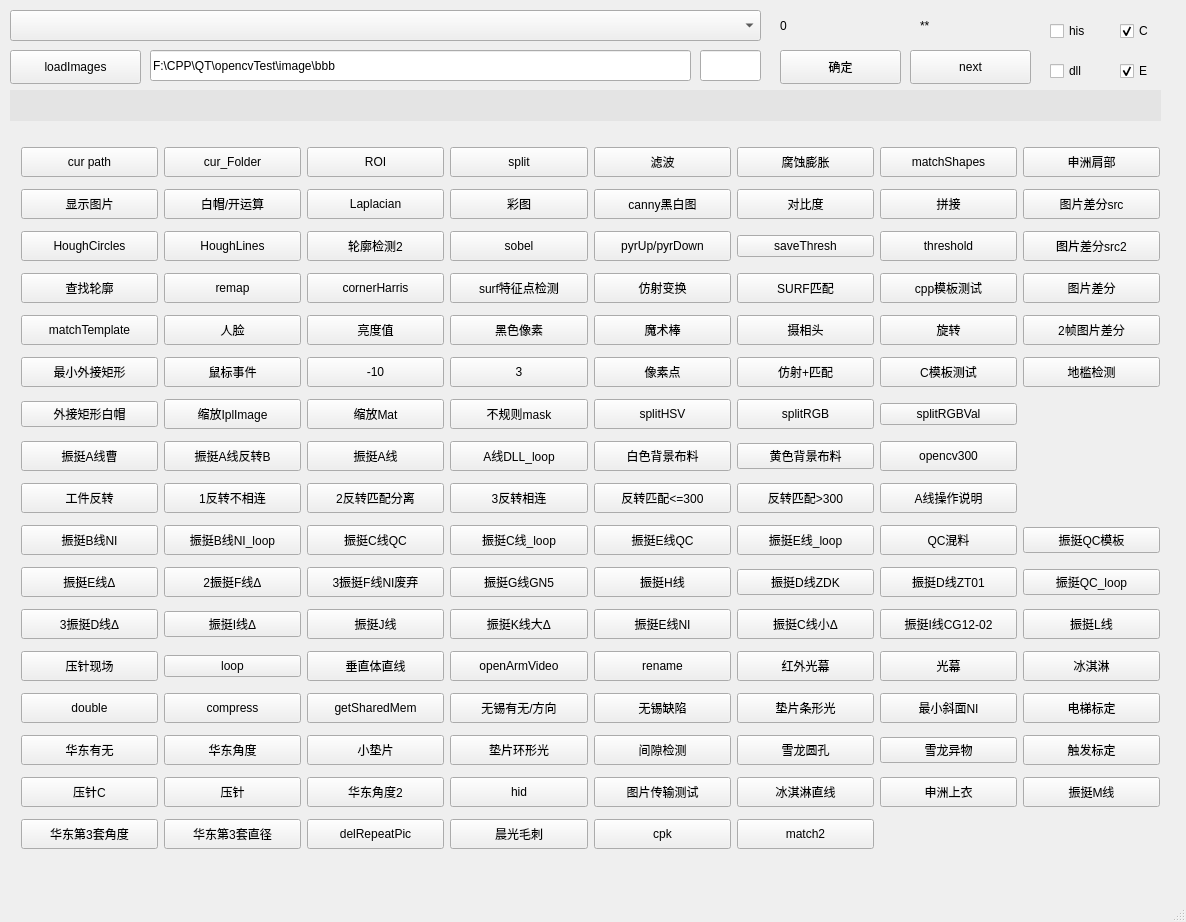
<?xml version="1.0" encoding="UTF-8"?>
<ui version="4.0">
 <class>MainWindow</class>
 <widget class="QMainWindow" name="MainWindow">
  <property name="geometry">
   <rect>
    <x>0</x>
    <y>0</y>
    <width>1186</width>
    <height>922</height>
   </rect>
  </property>
  <property name="minimumSize">
   <size>
    <width>0</width>
    <height>30</height>
   </size>
  </property>
  <property name="windowTitle">
   <string>MainWindow</string>
  </property>
  <widget class="QWidget" name="centralWidget">
   <widget class="QComboBox" name="comboBox">
    <property name="geometry">
     <rect>
      <x>10</x>
      <y>10</y>
      <width>751</width>
      <height>31</height>
     </rect>
    </property>
    <property name="minimumSize">
     <size>
      <width>0</width>
      <height>0</height>
     </size>
    </property>
   </widget>
   <widget class="QLineEdit" name="lineEdit">
    <property name="geometry">
     <rect>
      <x>150</x>
      <y>50</y>
      <width>541</width>
      <height>31</height>
     </rect>
    </property>
    <property name="text">
     <string>F:\CPP\QT\opencvTest\image\bbb</string>
    </property>
   </widget>
   <widget class="QPushButton" name="pushButton_15">
    <property name="geometry">
     <rect>
      <x>780</x>
      <y>50</y>
      <width>121</width>
      <height>34</height>
     </rect>
    </property>
    <property name="text">
     <string>确定</string>
    </property>
   </widget>
   <widget class="QWidget" name="layoutWidget">
    <property name="geometry">
     <rect>
      <x>10</x>
      <y>130</y>
      <width>1161</width>
      <height>751</height>
     </rect>
    </property>
    <property name="minimumSize">
     <size>
      <width>120</width>
      <height>30</height>
     </size>
    </property>
    <layout class="QGridLayout" name="gridLayout">
     <item row="14" column="2">
      <widget class="QPushButton" name="pushButton_93">
       <property name="minimumSize">
        <size>
         <width>0</width>
         <height>30</height>
        </size>
       </property>
       <property name="text">
        <string>3振挺F线NI废弃</string>
       </property>
      </widget>
     </item>
     <item row="11" column="2">
      <widget class="QPushButton" name="pushButton_82">
       <property name="minimumSize">
        <size>
         <width>0</width>
         <height>30</height>
        </size>
       </property>
       <property name="text">
        <string>2反转匹配分离</string>
       </property>
      </widget>
     </item>
     <item row="21" column="2">
      <widget class="QPushButton" name="pushButton_100">
       <property name="minimumSize">
        <size>
         <width>0</width>
         <height>30</height>
        </size>
       </property>
       <property name="text">
        <string>delRepeatPic</string>
       </property>
      </widget>
     </item>
     <item row="14" column="3">
      <widget class="QPushButton" name="pushButton_92">
       <property name="minimumSize">
        <size>
         <width>0</width>
         <height>30</height>
        </size>
       </property>
       <property name="text">
        <string>振挺G线GN5</string>
       </property>
      </widget>
     </item>
     <item row="21" column="5">
      <widget class="QPushButton" name="pushButton_94">
       <property name="minimumSize">
        <size>
         <width>0</width>
         <height>30</height>
        </size>
       </property>
       <property name="text">
        <string>match2</string>
       </property>
      </widget>
     </item>
     <item row="1" column="4">
      <widget class="QPushButton" name="pushButton_11">
       <property name="minimumSize">
        <size>
         <width>120</width>
         <height>30</height>
        </size>
       </property>
       <property name="text">
        <string>canny黑白图</string>
       </property>
      </widget>
     </item>
     <item row="11" column="6">
      <widget class="QPushButton" name="pushButton_86">
       <property name="minimumSize">
        <size>
         <width>0</width>
         <height>30</height>
        </size>
       </property>
       <property name="text">
        <string>A线操作说明</string>
       </property>
      </widget>
     </item>
     <item row="0" column="0">
      <widget class="QPushButton" name="pushButton_79">
       <property name="minimumSize">
        <size>
         <width>0</width>
         <height>30</height>
        </size>
       </property>
       <property name="text">
        <string>cur path</string>
       </property>
      </widget>
     </item>
     <item row="0" column="5">
      <widget class="QPushButton" name="pushButton_8">
       <property name="minimumSize">
        <size>
         <width>120</width>
         <height>30</height>
        </size>
       </property>
       <property name="text">
        <string>腐蚀膨胀</string>
       </property>
      </widget>
     </item>
     <item row="10" column="1">
      <widget class="QPushButton" name="pushButton_116">
       <property name="minimumSize">
        <size>
         <width>0</width>
         <height>30</height>
        </size>
       </property>
       <property name="text">
        <string>振挺A线反转B</string>
       </property>
      </widget>
     </item>
     <item row="4" column="4">
      <widget class="QPushButton" name="pushButton_24">
       <property name="minimumSize">
        <size>
         <width>0</width>
         <height>30</height>
        </size>
       </property>
       <property name="text">
        <string>仿射变换</string>
       </property>
      </widget>
     </item>
     <item row="10" column="0">
      <widget class="QPushButton" name="pushButton_31">
       <property name="minimumSize">
        <size>
         <width>0</width>
         <height>30</height>
        </size>
       </property>
       <property name="text">
        <string>振挺A线曹</string>
       </property>
      </widget>
     </item>
     <item row="6" column="2">
      <widget class="QPushButton" name="pushButton_28">
       <property name="minimumSize">
        <size>
         <width>0</width>
         <height>30</height>
        </size>
       </property>
       <property name="text">
        <string>亮度值</string>
       </property>
      </widget>
     </item>
     <item row="1" column="2">
      <widget class="QPushButton" name="pushButton_14">
       <property name="minimumSize">
        <size>
         <width>120</width>
         <height>30</height>
        </size>
       </property>
       <property name="text">
        <string>Laplacian</string>
       </property>
      </widget>
     </item>
     <item row="19" column="1">
      <widget class="QPushButton" name="pushButton_56">
       <property name="minimumSize">
        <size>
         <width>0</width>
         <height>30</height>
        </size>
       </property>
       <property name="text">
        <string>华东角度</string>
       </property>
      </widget>
     </item>
     <item row="17" column="0">
      <widget class="QPushButton" name="pushButton_45">
       <property name="minimumSize">
        <size>
         <width>0</width>
         <height>30</height>
        </size>
       </property>
       <property name="text">
        <string>压针现场</string>
       </property>
      </widget>
     </item>
     <item row="8" column="4">
      <widget class="QPushButton" name="pushButton_99">
       <property name="minimumSize">
        <size>
         <width>0</width>
         <height>30</height>
        </size>
       </property>
       <property name="text">
        <string>splitHSV</string>
       </property>
      </widget>
     </item>
     <item row="1" column="3">
      <widget class="QPushButton" name="pushButton_12">
       <property name="minimumSize">
        <size>
         <width>120</width>
         <height>30</height>
        </size>
       </property>
       <property name="text">
        <string>彩图</string>
       </property>
      </widget>
     </item>
     <item row="10" column="4">
      <widget class="QPushButton" name="pushButton_95">
       <property name="minimumSize">
        <size>
         <width>0</width>
         <height>30</height>
        </size>
       </property>
       <property name="text">
        <string>白色背景布料</string>
       </property>
      </widget>
     </item>
     <item row="8" column="6">
      <widget class="QPushButton" name="pushButton_106">
       <property name="text">
        <string>splitRGBVal</string>
       </property>
      </widget>
     </item>
     <item row="7" column="6">
      <widget class="QPushButton" name="pushButton_63">
       <property name="minimumSize">
        <size>
         <width>0</width>
         <height>30</height>
        </size>
       </property>
       <property name="text">
        <string>C模板测试</string>
       </property>
      </widget>
     </item>
     <item row="10" column="6">
      <widget class="QPushButton" name="pushButton_90">
       <property name="minimumSize">
        <size>
         <width>0</width>
         <height>30</height>
        </size>
       </property>
       <property name="text">
        <string>opencv300</string>
       </property>
      </widget>
     </item>
     <item row="13" column="5">
      <widget class="QPushButton" name="pushButton_89">
       <property name="minimumSize">
        <size>
         <width>0</width>
         <height>30</height>
        </size>
       </property>
       <property name="text">
        <string>振挺E线_loop</string>
       </property>
      </widget>
     </item>
     <item row="8" column="5">
      <widget class="QPushButton" name="pushButton_107">
       <property name="minimumSize">
        <size>
         <width>0</width>
         <height>30</height>
        </size>
       </property>
       <property name="text">
        <string>splitRGB</string>
       </property>
      </widget>
     </item>
     <item row="13" column="4">
      <widget class="QPushButton" name="pushButton_88">
       <property name="minimumSize">
        <size>
         <width>0</width>
         <height>30</height>
        </size>
       </property>
       <property name="text">
        <string>振挺E线QC</string>
       </property>
      </widget>
     </item>
     <item row="14" column="5">
      <widget class="QPushButton" name="pushButton_109">
       <property name="text">
        <string>振挺D线ZDK</string>
       </property>
      </widget>
     </item>
     <item row="2" column="3">
      <widget class="QPushButton" name="pushButton_13">
       <property name="minimumSize">
        <size>
         <width>120</width>
         <height>30</height>
        </size>
       </property>
       <property name="text">
        <string>sobel</string>
       </property>
      </widget>
     </item>
     <item row="19" column="6">
      <widget class="QPushButton" name="pushButton_113">
       <property name="text">
        <string>雪龙异物</string>
       </property>
      </widget>
     </item>
     <item row="20" column="0">
      <widget class="QPushButton" name="pushButton_53">
       <property name="minimumSize">
        <size>
         <width>0</width>
         <height>30</height>
        </size>
       </property>
       <property name="text">
        <string>压针C</string>
       </property>
      </widget>
     </item>
     <item row="14" column="6">
      <widget class="QPushButton" name="pushButton_58">
       <property name="minimumSize">
        <size>
         <width>0</width>
         <height>30</height>
        </size>
       </property>
       <property name="text">
        <string>振挺D线ZT01</string>
       </property>
      </widget>
     </item>
     <item row="4" column="2">
      <widget class="QPushButton" name="pushButton_20">
       <property name="minimumSize">
        <size>
         <width>120</width>
         <height>30</height>
        </size>
       </property>
       <property name="text">
        <string>cornerHarris</string>
       </property>
      </widget>
     </item>
     <item row="19" column="5">
      <widget class="QPushButton" name="pushButton_46">
       <property name="minimumSize">
        <size>
         <width>0</width>
         <height>30</height>
        </size>
       </property>
       <property name="text">
        <string>雪龙圆孔</string>
       </property>
      </widget>
     </item>
     <item row="18" column="6">
      <widget class="QPushButton" name="pushButton_51">
       <property name="minimumSize">
        <size>
         <width>0</width>
         <height>30</height>
        </size>
       </property>
       <property name="text">
        <string>最小斜面NI</string>
       </property>
      </widget>
     </item>
     <item row="1" column="5">
      <widget class="QPushButton" name="pushButton_6">
       <property name="minimumSize">
        <size>
         <width>120</width>
         <height>30</height>
        </size>
       </property>
       <property name="text">
        <string>对比度</string>
       </property>
      </widget>
     </item>
     <item row="20" column="5">
      <widget class="QPushButton" name="pushButton_115">
       <property name="minimumSize">
        <size>
         <width>0</width>
         <height>30</height>
        </size>
       </property>
       <property name="text">
        <string>冰淇淋直线</string>
       </property>
      </widget>
     </item>
     <item row="16" column="0">
      <widget class="QPushButton" name="pushButton_114">
       <property name="minimumSize">
        <size>
         <width>0</width>
         <height>30</height>
        </size>
       </property>
       <property name="text">
        <string>3振挺D线Δ</string>
       </property>
      </widget>
     </item>
     <item row="7" column="3">
      <widget class="QPushButton" name="pushButton_35">
       <property name="minimumSize">
        <size>
         <width>0</width>
         <height>30</height>
        </size>
       </property>
       <property name="text">
        <string>3</string>
       </property>
      </widget>
     </item>
     <item row="20" column="1">
      <widget class="QPushButton" name="pushButton_49">
       <property name="minimumSize">
        <size>
         <width>0</width>
         <height>30</height>
        </size>
       </property>
       <property name="text">
        <string>压针</string>
       </property>
      </widget>
     </item>
     <item row="2" column="2">
      <widget class="QPushButton" name="pushButton_37">
       <property name="minimumSize">
        <size>
         <width>0</width>
         <height>30</height>
        </size>
       </property>
       <property name="text">
        <string>轮廓检测2</string>
       </property>
      </widget>
     </item>
     <item row="18" column="5">
      <widget class="QPushButton" name="pushButton_54">
       <property name="minimumSize">
        <size>
         <width>0</width>
         <height>30</height>
        </size>
       </property>
       <property name="text">
        <string>垫片条形光</string>
       </property>
      </widget>
     </item>
     <item row="20" column="4">
      <widget class="QPushButton" name="pushButton_64">
       <property name="minimumSize">
        <size>
         <width>0</width>
         <height>30</height>
        </size>
       </property>
       <property name="text">
        <string>图片传输测试</string>
       </property>
      </widget>
     </item>
     <item row="19" column="0">
      <widget class="QPushButton" name="pushButton_57">
       <property name="minimumSize">
        <size>
         <width>0</width>
         <height>30</height>
        </size>
       </property>
       <property name="text">
        <string>华东有无</string>
       </property>
      </widget>
     </item>
     <item row="10" column="5">
      <widget class="QPushButton" name="pushButton_103">
       <property name="baseSize">
        <size>
         <width>0</width>
         <height>30</height>
        </size>
       </property>
       <property name="text">
        <string>黄色背景布料</string>
       </property>
      </widget>
     </item>
     <item row="11" column="4">
      <widget class="QPushButton" name="pushButton_81">
       <property name="minimumSize">
        <size>
         <width>0</width>
         <height>30</height>
        </size>
       </property>
       <property name="text">
        <string>反转匹配&lt;=300</string>
       </property>
      </widget>
     </item>
     <item row="1" column="6">
      <widget class="QPushButton" name="pushButton_87">
       <property name="minimumSize">
        <size>
         <width>0</width>
         <height>30</height>
        </size>
       </property>
       <property name="text">
        <string>拼接</string>
       </property>
      </widget>
     </item>
     <item row="8" column="3">
      <widget class="QPushButton" name="pushButton_41">
       <property name="minimumSize">
        <size>
         <width>0</width>
         <height>30</height>
        </size>
       </property>
       <property name="text">
        <string>不规则mask</string>
       </property>
      </widget>
     </item>
     <item row="6" column="6">
      <widget class="QPushButton" name="pushButton_83">
       <property name="minimumSize">
        <size>
         <width>0</width>
         <height>30</height>
        </size>
       </property>
       <property name="text">
        <string>旋转</string>
       </property>
      </widget>
     </item>
     <item row="13" column="3">
      <widget class="QPushButton" name="pushButton_59">
       <property name="minimumSize">
        <size>
         <width>0</width>
         <height>30</height>
        </size>
       </property>
       <property name="text">
        <string>振挺C线_loop</string>
       </property>
      </widget>
     </item>
     <item row="2" column="1">
      <widget class="QPushButton" name="pushButton_18">
       <property name="minimumSize">
        <size>
         <width>120</width>
         <height>30</height>
        </size>
       </property>
       <property name="text">
        <string>HoughLines</string>
       </property>
      </widget>
     </item>
     <item row="4" column="5">
      <widget class="QPushButton" name="pushButton_25">
       <property name="minimumSize">
        <size>
         <width>0</width>
         <height>30</height>
        </size>
       </property>
       <property name="text">
        <string>SURF匹配</string>
       </property>
      </widget>
     </item>
     <item row="11" column="3">
      <widget class="QPushButton" name="pushButton_78">
       <property name="minimumSize">
        <size>
         <width>0</width>
         <height>30</height>
        </size>
       </property>
       <property name="text">
        <string>3反转相连</string>
       </property>
      </widget>
     </item>
     <item row="8" column="2">
      <widget class="QPushButton" name="pushButton_16">
       <property name="minimumSize">
        <size>
         <width>120</width>
         <height>30</height>
        </size>
       </property>
       <property name="text">
        <string>缩放Mat</string>
       </property>
      </widget>
     </item>
     <item row="8" column="0">
      <widget class="QPushButton" name="pushButton_98">
       <property name="text">
        <string>外接矩形白帽</string>
       </property>
      </widget>
     </item>
     <item row="7" column="1">
      <widget class="QPushButton" name="pushButton_43">
       <property name="minimumSize">
        <size>
         <width>0</width>
         <height>30</height>
        </size>
       </property>
       <property name="text">
        <string>鼠标事件</string>
       </property>
      </widget>
     </item>
     <item row="8" column="1">
      <widget class="QPushButton" name="pushButton_2">
       <property name="minimumSize">
        <size>
         <width>120</width>
         <height>30</height>
        </size>
       </property>
       <property name="text">
        <string>缩放IplImage</string>
       </property>
      </widget>
     </item>
     <item row="11" column="0">
      <widget class="QPushButton" name="pushButton_36">
       <property name="minimumSize">
        <size>
         <width>0</width>
         <height>30</height>
        </size>
       </property>
       <property name="text">
        <string>工件反转</string>
       </property>
      </widget>
     </item>
     <item row="17" column="3">
      <widget class="QPushButton" name="pushButton_67">
       <property name="minimumSize">
        <size>
         <width>0</width>
         <height>30</height>
        </size>
       </property>
       <property name="text">
        <string>openArmVideo</string>
       </property>
      </widget>
     </item>
     <item row="0" column="1">
      <widget class="QPushButton" name="pushButton_96">
       <property name="minimumSize">
        <size>
         <width>0</width>
         <height>30</height>
        </size>
       </property>
       <property name="text">
        <string>cur_Folder</string>
       </property>
      </widget>
     </item>
     <item row="0" column="2">
      <widget class="QPushButton" name="pushButton_3">
       <property name="minimumSize">
        <size>
         <width>120</width>
         <height>30</height>
        </size>
       </property>
       <property name="text">
        <string>ROI</string>
       </property>
      </widget>
     </item>
     <item row="6" column="4">
      <widget class="QPushButton" name="pushButton_19">
       <property name="minimumSize">
        <size>
         <width>120</width>
         <height>30</height>
        </size>
       </property>
       <property name="text">
        <string>魔术棒</string>
       </property>
      </widget>
     </item>
     <item row="2" column="4">
      <widget class="QPushButton" name="pushButton_17">
       <property name="minimumSize">
        <size>
         <width>120</width>
         <height>30</height>
        </size>
       </property>
       <property name="text">
        <string>pyrUp/pyrDown</string>
       </property>
      </widget>
     </item>
     <item row="10" column="3">
      <widget class="QPushButton" name="pushButton_34">
       <property name="minimumSize">
        <size>
         <width>0</width>
         <height>30</height>
        </size>
       </property>
       <property name="text">
        <string>A线DLL_loop</string>
       </property>
      </widget>
     </item>
     <item row="13" column="0">
      <widget class="QPushButton" name="pushButton_48">
       <property name="minimumSize">
        <size>
         <width>0</width>
         <height>30</height>
        </size>
       </property>
       <property name="text">
        <string>振挺B线NI</string>
       </property>
      </widget>
     </item>
     <item row="4" column="1">
      <widget class="QPushButton" name="pushButton_22">
       <property name="minimumSize">
        <size>
         <width>0</width>
         <height>30</height>
        </size>
       </property>
       <property name="text">
        <string>remap</string>
       </property>
      </widget>
     </item>
     <item row="7" column="0">
      <widget class="QPushButton" name="pushButton_38">
       <property name="minimumSize">
        <size>
         <width>0</width>
         <height>30</height>
        </size>
       </property>
       <property name="text">
        <string>最小外接矩形</string>
       </property>
      </widget>
     </item>
     <item row="6" column="5">
      <widget class="QPushButton" name="pushButton_33">
       <property name="minimumSize">
        <size>
         <width>0</width>
         <height>30</height>
        </size>
       </property>
       <property name="text">
        <string>摄相头</string>
       </property>
      </widget>
     </item>
     <item row="6" column="1">
      <widget class="QPushButton" name="pushButton_27">
       <property name="minimumSize">
        <size>
         <width>0</width>
         <height>30</height>
        </size>
       </property>
       <property name="text">
        <string>人脸</string>
       </property>
      </widget>
     </item>
     <item row="6" column="0">
      <widget class="QPushButton" name="pushButton_26">
       <property name="minimumSize">
        <size>
         <width>0</width>
         <height>30</height>
        </size>
       </property>
       <property name="text">
        <string>matchTemplate</string>
       </property>
      </widget>
     </item>
     <item row="18" column="3">
      <widget class="QPushButton" name="pushButton_73">
       <property name="minimumSize">
        <size>
         <width>0</width>
         <height>30</height>
        </size>
       </property>
       <property name="text">
        <string>无锡有无/方向</string>
       </property>
      </widget>
     </item>
     <item row="2" column="0">
      <widget class="QPushButton" name="pushButton_9">
       <property name="minimumSize">
        <size>
         <width>120</width>
         <height>30</height>
        </size>
       </property>
       <property name="text">
        <string>HoughCircles</string>
       </property>
      </widget>
     </item>
     <item row="4" column="0">
      <widget class="QPushButton" name="pushButton_5">
       <property name="minimumSize">
        <size>
         <width>120</width>
         <height>30</height>
        </size>
       </property>
       <property name="text">
        <string>查找轮廓</string>
       </property>
      </widget>
     </item>
     <item row="18" column="1">
      <widget class="QPushButton" name="pushButton_72">
       <property name="minimumSize">
        <size>
         <width>0</width>
         <height>30</height>
        </size>
       </property>
       <property name="text">
        <string>compress</string>
       </property>
      </widget>
     </item>
     <item row="1" column="1">
      <widget class="QPushButton" name="pushButton_10">
       <property name="minimumSize">
        <size>
         <width>120</width>
         <height>30</height>
        </size>
       </property>
       <property name="text">
        <string>白帽/开运算</string>
       </property>
      </widget>
     </item>
     <item row="6" column="3">
      <widget class="QPushButton" name="pushButton_30">
       <property name="minimumSize">
        <size>
         <width>0</width>
         <height>30</height>
        </size>
       </property>
       <property name="text">
        <string>黑色像素</string>
       </property>
      </widget>
     </item>
     <item row="0" column="3">
      <widget class="QPushButton" name="pushButton_4">
       <property name="minimumSize">
        <size>
         <width>120</width>
         <height>30</height>
        </size>
       </property>
       <property name="text">
        <string>split</string>
       </property>
      </widget>
     </item>
     <item row="13" column="1">
      <widget class="QPushButton" name="pushButton_61">
       <property name="minimumSize">
        <size>
         <width>0</width>
         <height>30</height>
        </size>
       </property>
       <property name="text">
        <string>振挺B线NI_loop</string>
       </property>
      </widget>
     </item>
     <item row="11" column="1">
      <widget class="QPushButton" name="pushButton_77">
       <property name="minimumSize">
        <size>
         <width>0</width>
         <height>30</height>
        </size>
       </property>
       <property name="text">
        <string>1反转不相连</string>
       </property>
      </widget>
     </item>
     <item row="18" column="2">
      <widget class="QPushButton" name="pushButton_71">
       <property name="minimumSize">
        <size>
         <width>0</width>
         <height>30</height>
        </size>
       </property>
       <property name="text">
        <string>getSharedMem</string>
       </property>
      </widget>
     </item>
     <item row="18" column="4">
      <widget class="QPushButton" name="pushButton_74">
       <property name="minimumSize">
        <size>
         <width>0</width>
         <height>30</height>
        </size>
       </property>
       <property name="text">
        <string>无锡缺陷</string>
       </property>
      </widget>
     </item>
     <item row="18" column="0">
      <widget class="QPushButton" name="pushButton_70">
       <property name="minimumSize">
        <size>
         <width>0</width>
         <height>30</height>
        </size>
       </property>
       <property name="text">
        <string>double</string>
       </property>
      </widget>
     </item>
     <item row="7" column="4">
      <widget class="QPushButton" name="pushButton_32">
       <property name="minimumSize">
        <size>
         <width>0</width>
         <height>30</height>
        </size>
       </property>
       <property name="text">
        <string>像素点</string>
       </property>
      </widget>
     </item>
     <item row="7" column="5">
      <widget class="QPushButton" name="pushButton_39">
       <property name="minimumSize">
        <size>
         <width>0</width>
         <height>30</height>
        </size>
       </property>
       <property name="text">
        <string>仿射+匹配</string>
       </property>
      </widget>
     </item>
     <item row="1" column="0">
      <widget class="QPushButton" name="pushButton">
       <property name="minimumSize">
        <size>
         <width>120</width>
         <height>30</height>
        </size>
       </property>
       <property name="text">
        <string>显示图片</string>
       </property>
      </widget>
     </item>
     <item row="4" column="6">
      <widget class="QPushButton" name="pushButton_84">
       <property name="minimumSize">
        <size>
         <width>0</width>
         <height>30</height>
        </size>
       </property>
       <property name="text">
        <string>cpp模板测试</string>
       </property>
      </widget>
     </item>
     <item row="11" column="5">
      <widget class="QPushButton" name="pushButton_40">
       <property name="minimumSize">
        <size>
         <width>0</width>
         <height>30</height>
        </size>
       </property>
       <property name="text">
        <string>反转匹配&gt;300</string>
       </property>
      </widget>
     </item>
     <item row="7" column="2">
      <widget class="QPushButton" name="pushButton_60">
       <property name="minimumSize">
        <size>
         <width>0</width>
         <height>30</height>
        </size>
       </property>
       <property name="text">
        <string>-10</string>
       </property>
      </widget>
     </item>
     <item row="19" column="4">
      <widget class="QPushButton" name="pushButton_97">
       <property name="minimumSize">
        <size>
         <width>0</width>
         <height>30</height>
        </size>
       </property>
       <property name="text">
        <string>间隙检测</string>
       </property>
      </widget>
     </item>
     <item row="20" column="3">
      <widget class="QPushButton" name="pushButton_66">
       <property name="minimumSize">
        <size>
         <width>0</width>
         <height>30</height>
        </size>
       </property>
       <property name="text">
        <string>hid</string>
       </property>
      </widget>
     </item>
     <item row="2" column="6">
      <widget class="QPushButton" name="pushButton_21">
       <property name="minimumSize">
        <size>
         <width>120</width>
         <height>30</height>
        </size>
       </property>
       <property name="text">
        <string>threshold</string>
       </property>
      </widget>
     </item>
     <item row="19" column="3">
      <widget class="QPushButton" name="pushButton_65">
       <property name="minimumSize">
        <size>
         <width>0</width>
         <height>30</height>
        </size>
       </property>
       <property name="text">
        <string>垫片环形光</string>
       </property>
      </widget>
     </item>
     <item row="19" column="2">
      <widget class="QPushButton" name="pushButton_55">
       <property name="minimumSize">
        <size>
         <width>0</width>
         <height>30</height>
        </size>
       </property>
       <property name="text">
        <string>小垫片</string>
       </property>
      </widget>
     </item>
     <item row="17" column="1">
      <widget class="QPushButton" name="pushButton_102">
       <property name="baseSize">
        <size>
         <width>0</width>
         <height>30</height>
        </size>
       </property>
       <property name="text">
        <string>loop</string>
       </property>
      </widget>
     </item>
     <item row="20" column="2">
      <widget class="QPushButton" name="pushButton_117">
       <property name="minimumSize">
        <size>
         <width>0</width>
         <height>30</height>
        </size>
       </property>
       <property name="text">
        <string>华东角度2</string>
       </property>
      </widget>
     </item>
     <item row="14" column="4">
      <widget class="QPushButton" name="pushButton_101">
       <property name="minimumSize">
        <size>
         <width>0</width>
         <height>30</height>
        </size>
       </property>
       <property name="text">
        <string>振挺H线</string>
       </property>
      </widget>
     </item>
     <item row="10" column="2">
      <widget class="QPushButton" name="pushButton_50">
       <property name="minimumSize">
        <size>
         <width>0</width>
         <height>30</height>
        </size>
       </property>
       <property name="text">
        <string>振挺A线</string>
       </property>
      </widget>
     </item>
     <item row="0" column="6">
      <widget class="QPushButton" name="pushButton_85">
       <property name="minimumSize">
        <size>
         <width>0</width>
         <height>30</height>
        </size>
       </property>
       <property name="text">
        <string>matchShapes</string>
       </property>
      </widget>
     </item>
     <item row="14" column="0">
      <widget class="QPushButton" name="pushButton_68">
       <property name="minimumSize">
        <size>
         <width>0</width>
         <height>30</height>
        </size>
       </property>
       <property name="text">
        <string>振挺E线Δ</string>
       </property>
      </widget>
     </item>
     <item row="2" column="5">
      <widget class="QPushButton" name="pushButton_105">
       <property name="text">
        <string>saveThresh</string>
       </property>
      </widget>
     </item>
     <item row="4" column="3">
      <widget class="QPushButton" name="pushButton_23">
       <property name="minimumSize">
        <size>
         <width>0</width>
         <height>30</height>
        </size>
       </property>
       <property name="text">
        <string>surf特征点检测</string>
       </property>
      </widget>
     </item>
     <item row="21" column="3">
      <widget class="QPushButton" name="pushButton_104">
       <property name="minimumSize">
        <size>
         <width>0</width>
         <height>30</height>
        </size>
       </property>
       <property name="text">
        <string>晨光毛刺</string>
       </property>
      </widget>
     </item>
     <item row="14" column="1">
      <widget class="QPushButton" name="pushButton_76">
       <property name="minimumSize">
        <size>
         <width>0</width>
         <height>30</height>
        </size>
       </property>
       <property name="text">
        <string>2振挺F线Δ</string>
       </property>
      </widget>
     </item>
     <item row="13" column="2">
      <widget class="QPushButton" name="pushButton_47">
       <property name="minimumSize">
        <size>
         <width>0</width>
         <height>30</height>
        </size>
       </property>
       <property name="text">
        <string>振挺C线QC</string>
       </property>
      </widget>
     </item>
     <item row="21" column="4">
      <widget class="QPushButton" name="pushButton_75">
       <property name="minimumSize">
        <size>
         <width>0</width>
         <height>30</height>
        </size>
       </property>
       <property name="text">
        <string>cpk</string>
       </property>
      </widget>
     </item>
     <item row="0" column="4">
      <widget class="QPushButton" name="pushButton_7">
       <property name="minimumSize">
        <size>
         <width>120</width>
         <height>30</height>
        </size>
       </property>
       <property name="text">
        <string>滤波</string>
       </property>
      </widget>
     </item>
     <item row="13" column="6">
      <widget class="QPushButton" name="pushButton_118">
       <property name="minimumSize">
        <size>
         <width>0</width>
         <height>30</height>
        </size>
       </property>
       <property name="text">
        <string>QC混料</string>
       </property>
      </widget>
     </item>
     <item row="13" column="7">
      <widget class="QPushButton" name="pushButton_111">
       <property name="text">
        <string>振挺QC模板</string>
       </property>
      </widget>
     </item>
     <item row="17" column="2">
      <widget class="QPushButton" name="pushButton_42">
       <property name="minimumSize">
        <size>
         <width>0</width>
         <height>30</height>
        </size>
       </property>
       <property name="text">
        <string>垂直体直线</string>
       </property>
      </widget>
     </item>
     <item row="18" column="7">
      <widget class="QPushButton" name="pushButton_44">
       <property name="minimumSize">
        <size>
         <width>0</width>
         <height>30</height>
        </size>
       </property>
       <property name="text">
        <string>电梯标定</string>
       </property>
      </widget>
     </item>
     <item row="16" column="1">
      <widget class="QPushButton" name="pushButton_112">
       <property name="text">
        <string>振挺I线Δ</string>
       </property>
      </widget>
     </item>
     <item row="16" column="2">
      <widget class="QPushButton" name="pushButton_122">
       <property name="minimumSize">
        <size>
         <width>0</width>
         <height>30</height>
        </size>
       </property>
       <property name="text">
        <string>振挺J线</string>
       </property>
      </widget>
     </item>
     <item row="17" column="6">
      <widget class="QPushButton" name="pushButton_52">
       <property name="minimumSize">
        <size>
         <width>0</width>
         <height>30</height>
        </size>
       </property>
       <property name="text">
        <string>光幕</string>
       </property>
      </widget>
     </item>
     <item row="16" column="3">
      <widget class="QPushButton" name="pushButton_123">
       <property name="minimumSize">
        <size>
         <width>0</width>
         <height>30</height>
        </size>
       </property>
       <property name="text">
        <string>振挺K线大Δ</string>
       </property>
      </widget>
     </item>
     <item row="14" column="7">
      <widget class="QPushButton" name="pushButton_110">
       <property name="text">
        <string>振挺QC_loop</string>
       </property>
      </widget>
     </item>
     <item row="17" column="5">
      <widget class="QPushButton" name="pushButton_91">
       <property name="minimumSize">
        <size>
         <width>0</width>
         <height>30</height>
        </size>
       </property>
       <property name="text">
        <string>红外光幕</string>
       </property>
      </widget>
     </item>
     <item row="20" column="6">
      <widget class="QPushButton" name="pushButton_69">
       <property name="minimumSize">
        <size>
         <width>0</width>
         <height>30</height>
        </size>
       </property>
       <property name="text">
        <string>申洲上衣</string>
       </property>
      </widget>
     </item>
     <item row="4" column="7">
      <widget class="QPushButton" name="pushButton_120">
       <property name="minimumSize">
        <size>
         <width>0</width>
         <height>30</height>
        </size>
       </property>
       <property name="text">
        <string>图片差分</string>
       </property>
      </widget>
     </item>
     <item row="2" column="7">
      <widget class="QPushButton" name="pushButton_121">
       <property name="minimumSize">
        <size>
         <width>0</width>
         <height>30</height>
        </size>
       </property>
       <property name="text">
        <string>图片差分src2</string>
       </property>
      </widget>
     </item>
     <item row="1" column="7">
      <widget class="QPushButton" name="pushButton_119">
       <property name="minimumSize">
        <size>
         <width>0</width>
         <height>30</height>
        </size>
       </property>
       <property name="text">
        <string>图片差分src</string>
       </property>
      </widget>
     </item>
     <item row="0" column="7">
      <widget class="QPushButton" name="pushButton_124">
       <property name="minimumSize">
        <size>
         <width>0</width>
         <height>30</height>
        </size>
       </property>
       <property name="text">
        <string>申洲肩部</string>
       </property>
      </widget>
     </item>
     <item row="6" column="7">
      <widget class="QPushButton" name="pushButton_125">
       <property name="minimumSize">
        <size>
         <width>0</width>
         <height>30</height>
        </size>
       </property>
       <property name="text">
        <string>2帧图片差分</string>
       </property>
      </widget>
     </item>
     <item row="21" column="0">
      <widget class="QPushButton" name="pushButton_126">
       <property name="minimumSize">
        <size>
         <width>0</width>
         <height>30</height>
        </size>
       </property>
       <property name="text">
        <string>华东第3套角度</string>
       </property>
      </widget>
     </item>
     <item row="17" column="4">
      <widget class="QPushButton" name="pushButton_80">
       <property name="minimumSize">
        <size>
         <width>0</width>
         <height>30</height>
        </size>
       </property>
       <property name="text">
        <string>rename</string>
       </property>
      </widget>
     </item>
     <item row="21" column="1">
      <widget class="QPushButton" name="pushButton_127">
       <property name="minimumSize">
        <size>
         <width>0</width>
         <height>30</height>
        </size>
       </property>
       <property name="text">
        <string>华东第3套直径</string>
       </property>
      </widget>
     </item>
     <item row="19" column="7">
      <widget class="QPushButton" name="pushButton_128">
       <property name="minimumSize">
        <size>
         <width>0</width>
         <height>30</height>
        </size>
       </property>
       <property name="text">
        <string>触发标定</string>
       </property>
      </widget>
     </item>
     <item row="16" column="4">
      <widget class="QPushButton" name="pushButton_129">
       <property name="minimumSize">
        <size>
         <width>0</width>
         <height>30</height>
        </size>
       </property>
       <property name="text">
        <string>振挺E线NI</string>
       </property>
      </widget>
     </item>
     <item row="16" column="5">
      <widget class="QPushButton" name="pushButton_130">
       <property name="minimumSize">
        <size>
         <width>0</width>
         <height>30</height>
        </size>
       </property>
       <property name="text">
        <string>振挺C线小Δ</string>
       </property>
      </widget>
     </item>
     <item row="17" column="7">
      <widget class="QPushButton" name="pushButton_108">
       <property name="minimumSize">
        <size>
         <width>0</width>
         <height>30</height>
        </size>
       </property>
       <property name="text">
        <string>冰淇淋</string>
       </property>
      </widget>
     </item>
     <item row="16" column="6">
      <widget class="QPushButton" name="pushButton_131">
       <property name="minimumSize">
        <size>
         <width>0</width>
         <height>30</height>
        </size>
       </property>
       <property name="text">
        <string>振挺I线CG12-02</string>
       </property>
      </widget>
     </item>
     <item row="7" column="7">
      <widget class="QPushButton" name="pushButton_132">
       <property name="minimumSize">
        <size>
         <width>0</width>
         <height>30</height>
        </size>
       </property>
       <property name="text">
        <string>地槛检测</string>
       </property>
      </widget>
     </item>
     <item row="16" column="7">
      <widget class="QPushButton" name="pushButton_133">
       <property name="minimumSize">
        <size>
         <width>0</width>
         <height>30</height>
        </size>
       </property>
       <property name="text">
        <string>振挺L线</string>
       </property>
      </widget>
     </item>
     <item row="20" column="7">
      <widget class="QPushButton" name="pushButton_134">
       <property name="minimumSize">
        <size>
         <width>0</width>
         <height>30</height>
        </size>
       </property>
       <property name="text">
        <string>振挺M线</string>
       </property>
      </widget>
     </item>
    </layout>
   </widget>
   <widget class="QPushButton" name="pushButton_29">
    <property name="geometry">
     <rect>
      <x>10</x>
      <y>50</y>
      <width>131</width>
      <height>34</height>
     </rect>
    </property>
    <property name="text">
     <string>loadImages</string>
    </property>
   </widget>
   <widget class="QLabel" name="label">
    <property name="geometry">
     <rect>
      <x>780</x>
      <y>10</y>
      <width>131</width>
      <height>31</height>
     </rect>
    </property>
    <property name="text">
     <string>0</string>
    </property>
   </widget>
   <widget class="QPushButton" name="pushButton_62">
    <property name="geometry">
     <rect>
      <x>910</x>
      <y>50</y>
      <width>121</width>
      <height>34</height>
     </rect>
    </property>
    <property name="text">
     <string>next</string>
    </property>
   </widget>
   <widget class="QLabel" name="label_2">
    <property name="geometry">
     <rect>
      <x>920</x>
      <y>10</y>
      <width>131</width>
      <height>31</height>
     </rect>
    </property>
    <property name="text">
     <string>**</string>
    </property>
   </widget>
   <widget class="QLabel" name="label_3">
    <property name="geometry">
     <rect>
      <x>10</x>
      <y>90</y>
      <width>1151</width>
      <height>31</height>
     </rect>
    </property>
    <property name="autoFillBackground">
     <bool>false</bool>
    </property>
    <property name="styleSheet">
     <string notr="true">background-color: rgb(228, 228, 228);</string>
    </property>
    <property name="frameShape">
     <enum>QFrame::NoFrame</enum>
    </property>
    <property name="lineWidth">
     <number>1</number>
    </property>
    <property name="midLineWidth">
     <number>0</number>
    </property>
    <property name="text">
     <string/>
    </property>
   </widget>
   <widget class="QCheckBox" name="checkBox1">
    <property name="geometry">
     <rect>
      <x>1120</x>
      <y>20</y>
      <width>61</width>
      <height>22</height>
     </rect>
    </property>
    <property name="text">
     <string>C</string>
    </property>
    <property name="checked">
     <bool>true</bool>
    </property>
   </widget>
   <widget class="QCheckBox" name="checkBox2">
    <property name="geometry">
     <rect>
      <x>1120</x>
      <y>60</y>
      <width>51</width>
      <height>22</height>
     </rect>
    </property>
    <property name="text">
     <string>E</string>
    </property>
    <property name="checked">
     <bool>true</bool>
    </property>
   </widget>
   <widget class="QCheckBox" name="checkBox">
    <property name="geometry">
     <rect>
      <x>1050</x>
      <y>20</y>
      <width>61</width>
      <height>22</height>
     </rect>
    </property>
    <property name="text">
     <string>his</string>
    </property>
   </widget>
   <widget class="QCheckBox" name="checkBox_dll">
    <property name="geometry">
     <rect>
      <x>1050</x>
      <y>60</y>
      <width>61</width>
      <height>22</height>
     </rect>
    </property>
    <property name="text">
     <string>dll</string>
    </property>
   </widget>
   <widget class="QLineEdit" name="lineEdit_2">
    <property name="geometry">
     <rect>
      <x>700</x>
      <y>50</y>
      <width>61</width>
      <height>31</height>
     </rect>
    </property>
   </widget>
  </widget>
  <widget class="QStatusBar" name="statusBar"/>
 </widget>
 <layoutdefault spacing="6" margin="11"/>
 <resources/>
 <connections/>
</ui>
